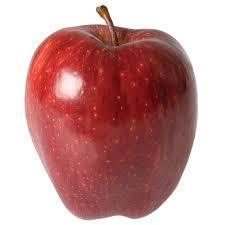
#> input picture OpenCV/images/simple/learning/apple/apple-250x250.jpg, 225 x 225 px, found by its file name; its folder holds only this picture in this run
$ python Learning.py
#> lines starting #> are read from the running program, lines starting #| are printed output that depends on the picture; after the words box and inside, x2 and y2 are one past the last pixel; in counts of white or black regions, pixels touching at a corner belong together
import sys
import time
import cv2
import numpy as np
import cmath
import os
from matplotlib import pyplot as plt

def perimeter(points):
	length = 0
	for element in points:
		for e in element:
			a = e[0]
			b = e[1]
			c = (a**2)+(b**2)
			c = c**0.5
			length = length + c
	return(length)

def getContours(image,mask):
	orig = image.copy()
	mask = np.array(mask * 255, dtype = np.uint8)
	contours, hierarchy = cv2.findContours(mask,cv2.RETR_LIST,cv2.CHAIN_APPROX_NONE)
	sizes = []
	for i in range(len(contours)):
		perim = perimeter(contours[i])
		sizes.append([perim,i])
	sizes.sort(key=lambda x: x[0],reverse=True)
	contour = contours[sizes[0][1]]
	cv2.drawContours(image, contour, -1, (0,0,255), 3)
	return (image,contour)

def maskImage(image):
	thresh = 125
	height, width, channels = image.shape
	mask = np.zeros( (height,width) )
	i = 0
	for i in range(len(image)):
		row = image[i]
		j = 0
		for j in range(len(row)):
			pixel = row[j]
			total = abs(255 - int(pixel[0])) + abs(255-int(pixel[1])) + abs(255-int(pixel[2]))
			if ( total > thresh):
				mask[i][j] = 1
			j += 1
		i += 1
	cv2.destroyAllWindows()
	return (mask)

def getColor(mask,image):
	pixels = 0
	b = 0
	g = 0
	r = 0
	for i in range(len(mask)):
		mask_row = mask[i]
		row = image[i]
		for j in range(len(mask_row)):
			mask_column = mask_row[j]
			column = row[j]
			if (mask_column == 1):
				pixels += 1
				b = b + column[0]
				g = g + column[1]
				r = r + column[2]
	b_avg = b / pixels
	g_avg = g / pixels
	r_avg = r / pixels
	return (b_avg, g_avg, r_avg)

def getArea(mask):
	total = 0
	for row in mask:
		for pixel in row:
			total += pixel
	return (total)

def processImage(image,output_file,object_id):
	img = image.copy()
	height, width, channels = img.shape
	orig = img.copy()
	mask = maskImage(img)
	img, contour = getContours(img,mask)
	b, g, r = getColor(mask,img)
	convex_hull = cv2.convexHull(contour,returnPoints=True)
	perim = perimeter(contour)
	total_convex = (perim)/ (perimeter(convex_hull))
	perim_area = (perim/getArea(mask))
	output = object_id + ',' + str(total_convex) + ',' + str(perim_area) + ',' + str(b) + ',' + str(g) + ',' + str(r) + '\n'
	f = open(output_file,'a')
	f.write(output)

def main(obj_id,fp):
	img_files = os.listdir(fp)
	for img_file in img_files:
		img_file_path = fp + img_file
		img = cv2.imread(img_file_path)
		cv2.imshow('image',img)
		cv2.moveWindow('image',0,0)
		processImage(img,'data.txt',obj_id)
		cv2.destroyAllWindows()

clear_file = open('data.txt','w')
clear_file.close()
fp = os.path.dirname(__file__) + 'images/simple/learning/'
folders = os.listdir(fp)
for folder in folders:
	dir_path = fp + folder + '/'
	obj_id = folder
	main(obj_id,dir_path)
#> in main, img is the input picture: shape (225, 225, 3); mean B, G, R 150.5, 150.9, 197.3
#> after the loop in maskImage, `for i in range(len(image)):`:
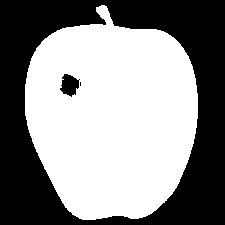
#> mask: shape (225, 225) float64; values 0 (black) and 1 (white), 54.9% white; 3 black regions (1 under 20 px), largest, box (x1, y1, x2, y2) and area: (0, 0, 225, 225) 22540, (60, 74, 80, 97) 298
#> in getContours, `mask = np.array(mask * 255, dtype = np.uint8)`: mask: shape (225, 225); 54.9% white; 3 black regions (1 under 20 px)
#> in getContours, `contours, hierarchy = cv2.findContours(mask,cv2.RETR_LIST,cv2.CHAIN_AP..`: contours = 4 contours, 2 with area under 20; largest, box (x1, y1, x2, y2) and area: (25, 5, 198, 220) 27782, (59, 73, 80, 98) 330
#> the loop in getContours, `for i in range(len(contours)):` made 4 passes
#> perim on passes 1 to 4: 1156.4, 446.9, 7561.9, 102796
#> after the loop in getContours, `for i in range(len(contours)):`: sizes = [[1156.4, 0], [446.9, 1], [7561.9, 2], [102796, 3]]
#> in getContours, `contour = contours[sizes[0][1]]`: contour = contour of 604 points, box (x1, y1, x2, y2) (25, 5, 198, 220), area 27782
#> in getContours, `cv2.drawContours(image, contour, -1, (0,0,255), 3)`:
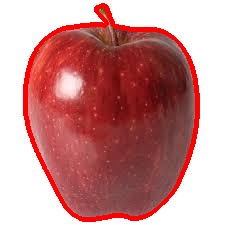
#> image: shape (225, 225, 3); mean B, G, R 140, 140.4, 200.3
#> after the loop in getColor, `for i in range(len(mask)):`: b = 1596346; g = 1611895; pixels = 27783; r = 4331046
#> in getColor, `b_avg = b / pixels`: b_avg = 57.46
#> in getColor, `g_avg = g / pixels`: g_avg = 58.02
#> in getColor, `r_avg = r / pixels`: r_avg = 155.9
#> in processImage, `b, g, r = getColor(mask,img)`: b = 57.46; g = 58.02; r = 155.9
#> in processImage, `convex_hull = cv2.convexHull(contour,returnPoints=True)`: convex_hull = contour of 54 points, box (x1, y1, x2, y2) (25, 5, 198, 220), area 28868
#> in processImage, `perim = perimeter(contour)`: perim = 102796
#> in processImage, `total_convex = (perim)/ (perimeter(convex_hull))`: total_convex = 10.65
#> after the loop in getArea, `for row in mask:`: total = 27783
#> in processImage, `perim_area = (perim/getArea(mask))`: perim_area = 3.7
#> pass 2 of the loop `for folder in folders:`:
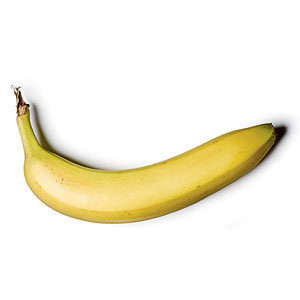
#> input picture OpenCV/images/simple/learning/banana/0312_bananas-cavendish-m.jpg, 300 x 300 px, found by its file name
#> in main, img is the input picture: shape (300, 300, 3); mean B, G, R 226.4, 242, 246.1
#> after the loop in maskImage (call 2), `for i in range(len(image)):`:
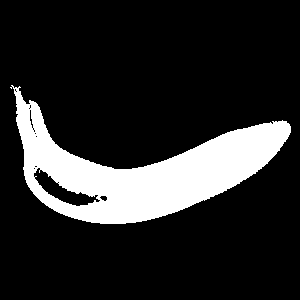
#> mask: shape (300, 300) float64; values 0 (black) and 1 (white), 16.4% white; 1 white region, box (x1, y1, x2, y2) and area: (10, 85, 291, 224) 14740
#> contours = 15 contours, 11 with area under 20; largest, box (x1, y1, x2, y2) and area: (10, 85, 291, 224) 15242, (33, 167, 101, 207) 882, (29, 109, 34, 129) 39, (99, 195, 108, 202) 33
#> the loop in getContours (call 2), `for i in range(len(contours)):` made 15 passes
#> perim on passes 1 to 8: 4015.1, 764.1, 34156.9, 685.6, 1018.5, 562.7, 550.1, 809.2
#> after the loop in getContours (call 2), `for i in range(len(contours)):`: sizes = [[4015.1, 0], [764.1, 1], [34156.9, 2], [685.6, 3], [1018.5, 4], [562.7, 5], [550.1, 6], [809.2, 7], [796, 8], [4651.5, 9], [447.3, 10], [881.3, 11], [369.6, 12], [544.5, 13], [157448.3, 14]]
#> in getContours (call 2), `contour = contours[sizes[0][1]]`: contour = contour of 717 points, box (x1, y1, x2, y2) (10, 85, 291, 224), area 15242
#> in getContours (call 2), `cv2.drawContours(image, contour, -1, (0,0,255), 3)`:
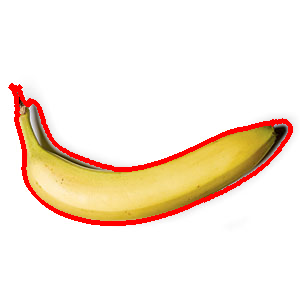
#> image: shape (300, 300, 3); mean B, G, R 219.9, 234.3, 248
